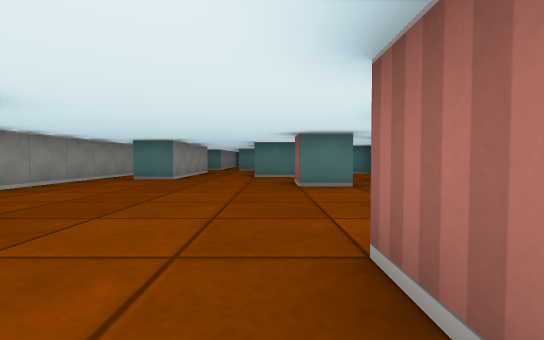
View 1 (above)

20 first-person views from a walk through a cub3D level. The camera is about half as high as the walls, tilts 2° down and sees 85° across. The floor is counted in squares. Each view is taken from the middle of a square. On the plan, view 1 faces up. The plan holds only what a view shows up to about 9 squares ahead; the rest is blank.

View 2
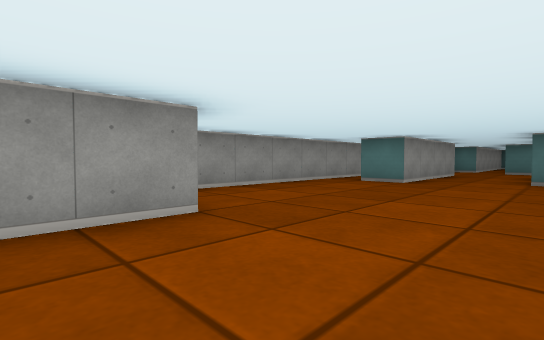

View 3
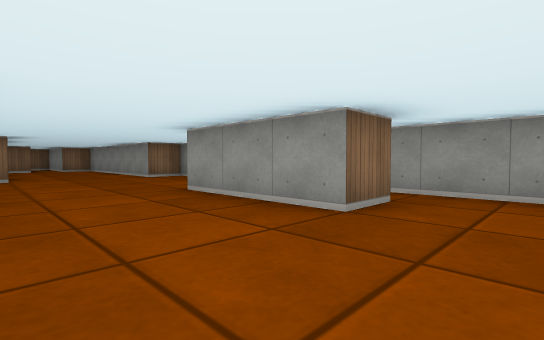

View 4
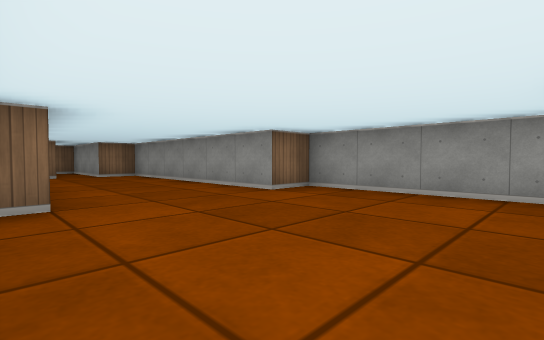

View 5
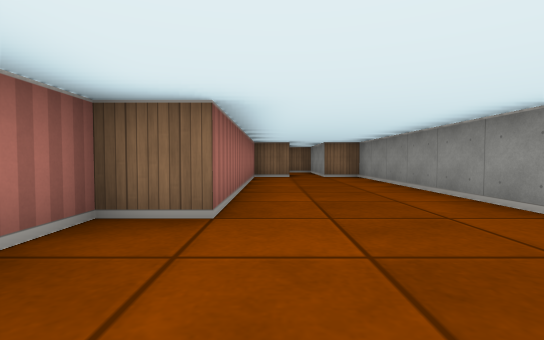

View 6
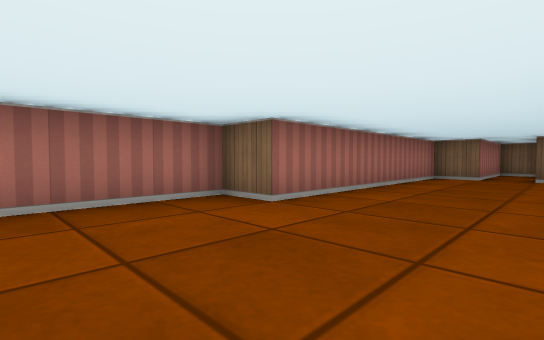

View 7
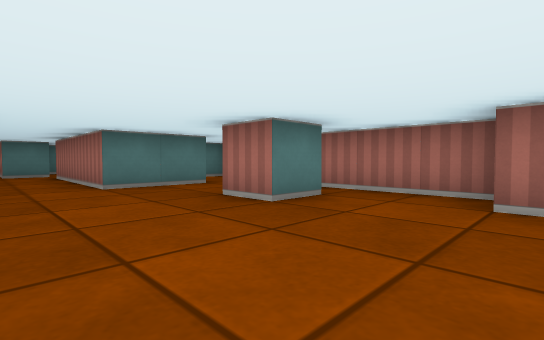

View 8
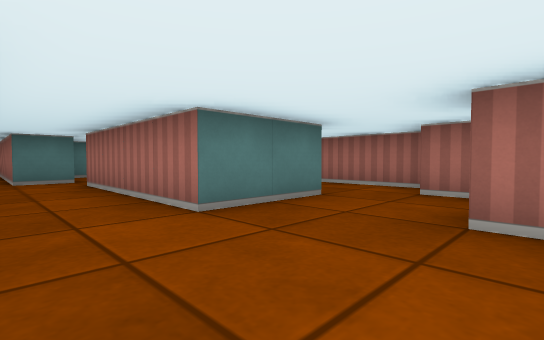

View 9
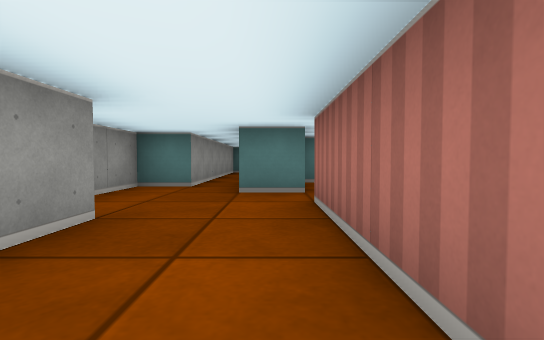

View 10
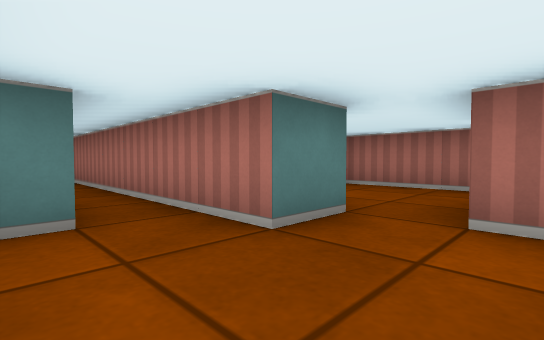

View 11
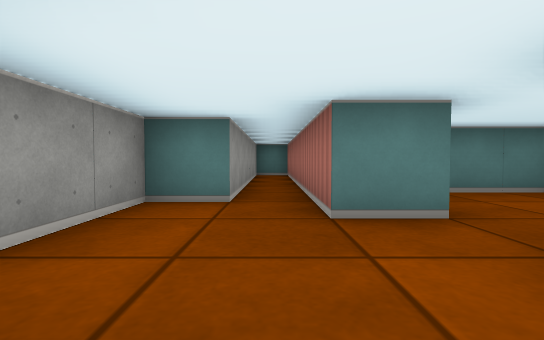

View 12
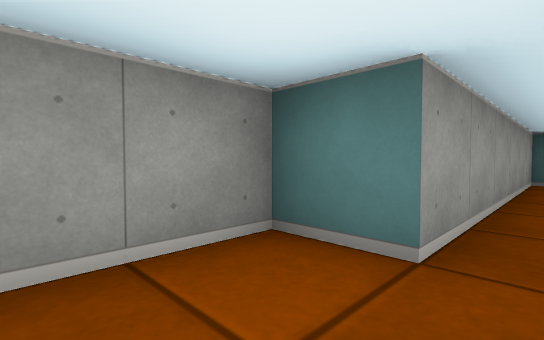

View 13
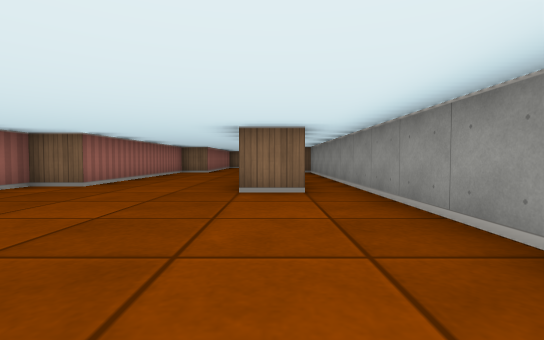

View 14
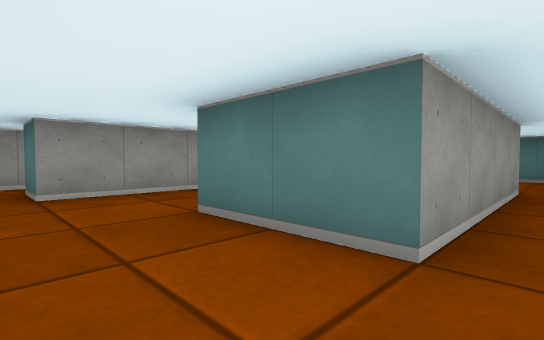

View 15
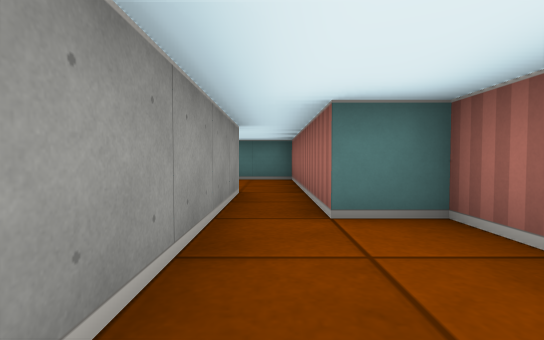

View 16
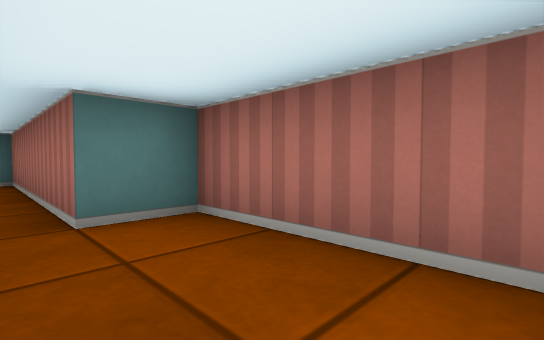

View 17
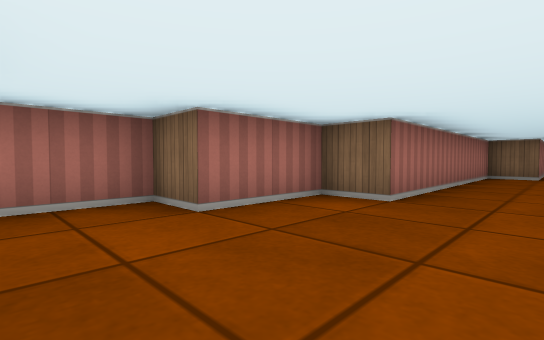

View 18
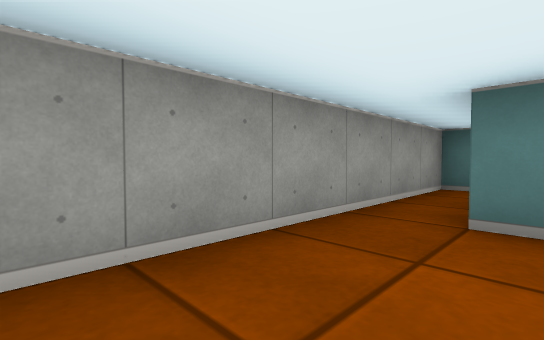

View 19
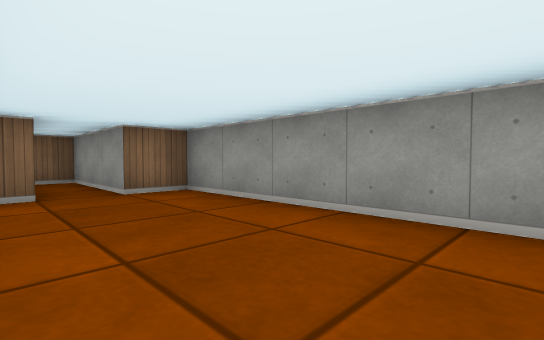

View 20
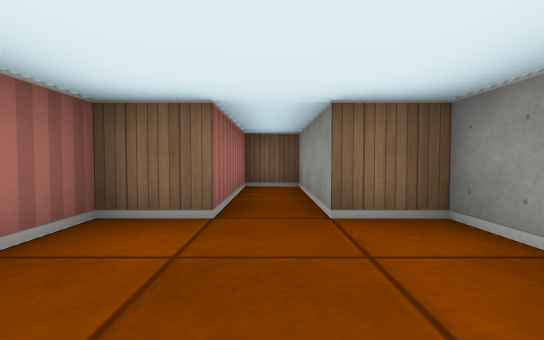

### Floor plan
Ten units are one square. View 1 is at (0, 0); x grows to the right and y downward. Boxes are objects, and circles mark ways between rooms. Rooms are numbered by the first view taken in them; rooms with no view inside come last. Other rooms are left out.
<svg viewBox="-50 -210 90 350">
<path fill="none" stroke="#000" d="M-35 -25 -25 -25 -25 5M15 -55 5 -55 5 -65M35 -78 35 -105 25 -105 25 -125M-40 -105 -45 -105 -45 45 -35 45 -35 105 -25 105 -25 135 -15 135 -15 105 -5 105 -5 45 5 45 5 -15 15 -15 15 -35 25 -35 25 -75M-25 -115 -25 -75 -35 -75M15 -125 15 -85 -5 -85 -5 -125M-4 -135 -15 -135 -15 -198M-25 -205 -25 -145 -35 -145 -35 -126M25 -125 25 -155 -4 -155"/>
<circle cx="10" cy="-125" r="3" fill="#2a7"/>
<text x="-10" y="-30">1</text>
<text x="10" y="-140">2</text>
</svg>
Room 1 opens to room 2.

Where each view was taken, in squares from view 1:
view 1: 0 up, 0 right, facing up
view 2: 1 up, 0 right, facing up-left
view 3: 4 up, 0 right, facing down-left
view 4: 1 down, 0 right, facing down-left
view 5: 2 down, 1 left, facing down
view 6: 2 down, 3 left, facing down-right
view 7: 3 up, 2 left, facing up-right
view 8: 6 up, 2 left, facing up-right
view 9: 9 up, 1 left, facing up
view 10: 12 up, 3 left, facing up-right
view 11: 11 up, 2 left, facing up
view 12: 13 up, 2 left, facing up-left
view 13: 7 up, 3 left, facing down
view 14: 7 up, 2 right, facing up-left
view 15: 8 up, 2 right, facing up
view 16: 8 up, 2 right, facing up-right
view 17: 5 up, 1 left, facing down-right
view 18: 5 up, 3 left, facing up-left
view 19: 6 down, 1 left, facing down-left
view 20: 8 down, 2 left, facing down
